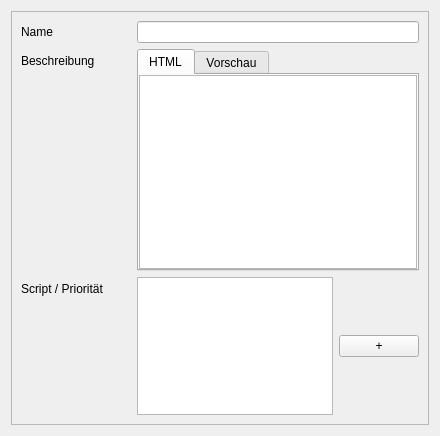
<?xml version="1.0" encoding="UTF-8"?>
<ui version="4.0">
 <class>dialog</class>
 <widget class="QWidget" name="dialog">
  <property name="geometry">
   <rect>
    <x>0</x>
    <y>0</y>
    <width>440</width>
    <height>436</height>
   </rect>
  </property>
  <property name="windowTitle">
   <string>Sephrasto - Spezies bearbeiten...</string>
  </property>
  <layout class="QVBoxLayout" name="verticalLayout_4">
   <item>
    <widget class="QScrollArea" name="scrollArea">
     <property name="widgetResizable">
      <bool>true</bool>
     </property>
     <widget class="QWidget" name="scrollAreaWidgetContents">
      <property name="geometry">
       <rect>
        <x>0</x>
        <y>0</y>
        <width>418</width>
        <height>414</height>
       </rect>
      </property>
      <layout class="QFormLayout" name="formLayout">
       <item row="0" column="0">
        <widget class="QLabel" name="labelName">
         <property name="text">
          <string>Name</string>
         </property>
        </widget>
       </item>
       <item row="0" column="1">
        <widget class="QLineEdit" name="leName"/>
       </item>
       <item row="1" column="0">
        <widget class="QLabel" name="labelBeschreibung">
         <property name="text">
          <string>Beschreibung</string>
         </property>
        </widget>
       </item>
       <item row="1" column="1">
        <widget class="QTabWidget" name="tabWidget">
         <property name="currentIndex">
          <number>0</number>
         </property>
         <widget class="QWidget" name="tab">
          <attribute name="title">
           <string>HTML</string>
          </attribute>
          <layout class="QVBoxLayout" name="verticalLayout">
           <property name="spacing">
            <number>0</number>
           </property>
           <property name="leftMargin">
            <number>0</number>
           </property>
           <property name="topMargin">
            <number>0</number>
           </property>
           <property name="rightMargin">
            <number>0</number>
           </property>
           <property name="bottomMargin">
            <number>0</number>
           </property>
           <item>
            <widget class="QPlainTextEdit" name="teBeschreibung">
             <property name="sizePolicy">
              <sizepolicy hsizetype="Expanding" vsizetype="MinimumExpanding">
               <horstretch>0</horstretch>
               <verstretch>0</verstretch>
              </sizepolicy>
             </property>
            </widget>
           </item>
          </layout>
         </widget>
         <widget class="QWidget" name="tab_2">
          <attribute name="title">
           <string>Vorschau</string>
          </attribute>
          <layout class="QVBoxLayout" name="verticalLayout_2">
           <property name="leftMargin">
            <number>0</number>
           </property>
           <property name="topMargin">
            <number>0</number>
           </property>
           <property name="rightMargin">
            <number>0</number>
           </property>
           <property name="bottomMargin">
            <number>0</number>
           </property>
           <item>
            <widget class="QTextBrowser" name="tbBeschreibung"/>
           </item>
          </layout>
         </widget>
        </widget>
       </item>
       <item row="2" column="0">
        <widget class="QLabel" name="labelScript">
         <property name="minimumSize">
          <size>
           <width>110</width>
           <height>0</height>
          </size>
         </property>
         <property name="text">
          <string>Script / Priorität</string>
         </property>
        </widget>
       </item>
       <item row="2" column="1">
        <layout class="QHBoxLayout" name="horizontalLayout">
         <item>
          <widget class="QPlainTextEdit" name="teScript"/>
         </item>
         <item>
          <layout class="QVBoxLayout" name="verticalLayout_3">
           <item>
            <widget class="QPushButton" name="buttonPickScript">
             <property name="font">
              <font>
               <hintingpreference>PreferNoHinting</hintingpreference>
              </font>
             </property>
             <property name="toolTip">
              <string>Scripteditor öffnen</string>
             </property>
             <property name="text">
              <string>+</string>
             </property>
             <property name="class" stdset="0">
              <string>iconSmall</string>
             </property>
            </widget>
           </item>
          </layout>
         </item>
        </layout>
       </item>
      </layout>
     </widget>
    </widget>
   </item>
  </layout>
 </widget>
 <tabstops>
  <tabstop>leName</tabstop>
 </tabstops>
 <resources/>
 <connections/>
</ui>
